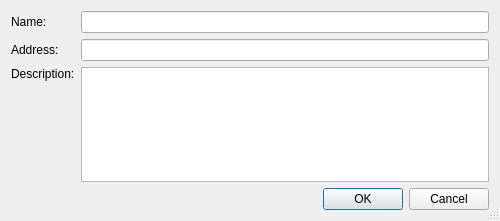
<?xml version="1.0" encoding="UTF-8"?>
<ui version="4.0">
 <class>BookmarkPropertiesDialog</class>
 <widget class="QDialog" name="BookmarkPropertiesDialog">
  <property name="geometry">
   <rect>
    <x>0</x>
    <y>0</y>
    <width>500</width>
    <height>221</height>
   </rect>
  </property>
  <property name="minimumSize">
   <size>
    <width>500</width>
    <height>0</height>
   </size>
  </property>
  <property name="maximumSize">
   <size>
    <width>500</width>
    <height>250</height>
   </size>
  </property>
  <property name="windowTitle">
   <string>Bookmark Properties</string>
  </property>
  <property name="sizeGripEnabled">
   <bool>true</bool>
  </property>
  <layout class="QGridLayout" name="gridLayout">
   <item row="0" column="0">
    <widget class="QLabel" name="label_2">
     <property name="text">
      <string>Name:</string>
     </property>
    </widget>
   </item>
   <item row="0" column="1">
    <widget class="E5LineEdit" name="nameEdit">
     <property name="toolTip">
      <string>Enter the name</string>
     </property>
    </widget>
   </item>
   <item row="1" column="0">
    <widget class="QLabel" name="addressLabel">
     <property name="text">
      <string>Address:</string>
     </property>
    </widget>
   </item>
   <item row="1" column="1">
    <widget class="E5LineEdit" name="addressEdit">
     <property name="toolTip">
      <string>Enter the address</string>
     </property>
    </widget>
   </item>
   <item row="2" column="0">
    <widget class="QLabel" name="label">
     <property name="text">
      <string>Description:</string>
     </property>
     <property name="alignment">
      <set>Qt::AlignLeading|Qt::AlignLeft|Qt::AlignTop</set>
     </property>
    </widget>
   </item>
   <item row="2" column="1">
    <widget class="QPlainTextEdit" name="descriptionEdit">
     <property name="toolTip">
      <string>Enter a description</string>
     </property>
    </widget>
   </item>
   <item row="3" column="0" colspan="2">
    <widget class="QDialogButtonBox" name="buttonBox">
     <property name="orientation">
      <enum>Qt::Horizontal</enum>
     </property>
     <property name="standardButtons">
      <set>QDialogButtonBox::Cancel|QDialogButtonBox::Ok</set>
     </property>
    </widget>
   </item>
  </layout>
 </widget>
 <customwidgets>
  <customwidget>
   <class>E5LineEdit</class>
   <extends>QLineEdit</extends>
   <header>E5Gui/E5LineEdit.h</header>
  </customwidget>
 </customwidgets>
 <tabstops>
  <tabstop>nameEdit</tabstop>
  <tabstop>addressEdit</tabstop>
  <tabstop>descriptionEdit</tabstop>
  <tabstop>buttonBox</tabstop>
 </tabstops>
 <resources/>
 <connections>
  <connection>
   <sender>buttonBox</sender>
   <signal>accepted()</signal>
   <receiver>BookmarkPropertiesDialog</receiver>
   <slot>accept()</slot>
   <hints>
    <hint type="sourcelabel">
     <x>248</x>
     <y>254</y>
    </hint>
    <hint type="destinationlabel">
     <x>157</x>
     <y>274</y>
    </hint>
   </hints>
  </connection>
  <connection>
   <sender>buttonBox</sender>
   <signal>rejected()</signal>
   <receiver>BookmarkPropertiesDialog</receiver>
   <slot>reject()</slot>
   <hints>
    <hint type="sourcelabel">
     <x>316</x>
     <y>260</y>
    </hint>
    <hint type="destinationlabel">
     <x>286</x>
     <y>274</y>
    </hint>
   </hints>
  </connection>
 </connections>
</ui>
